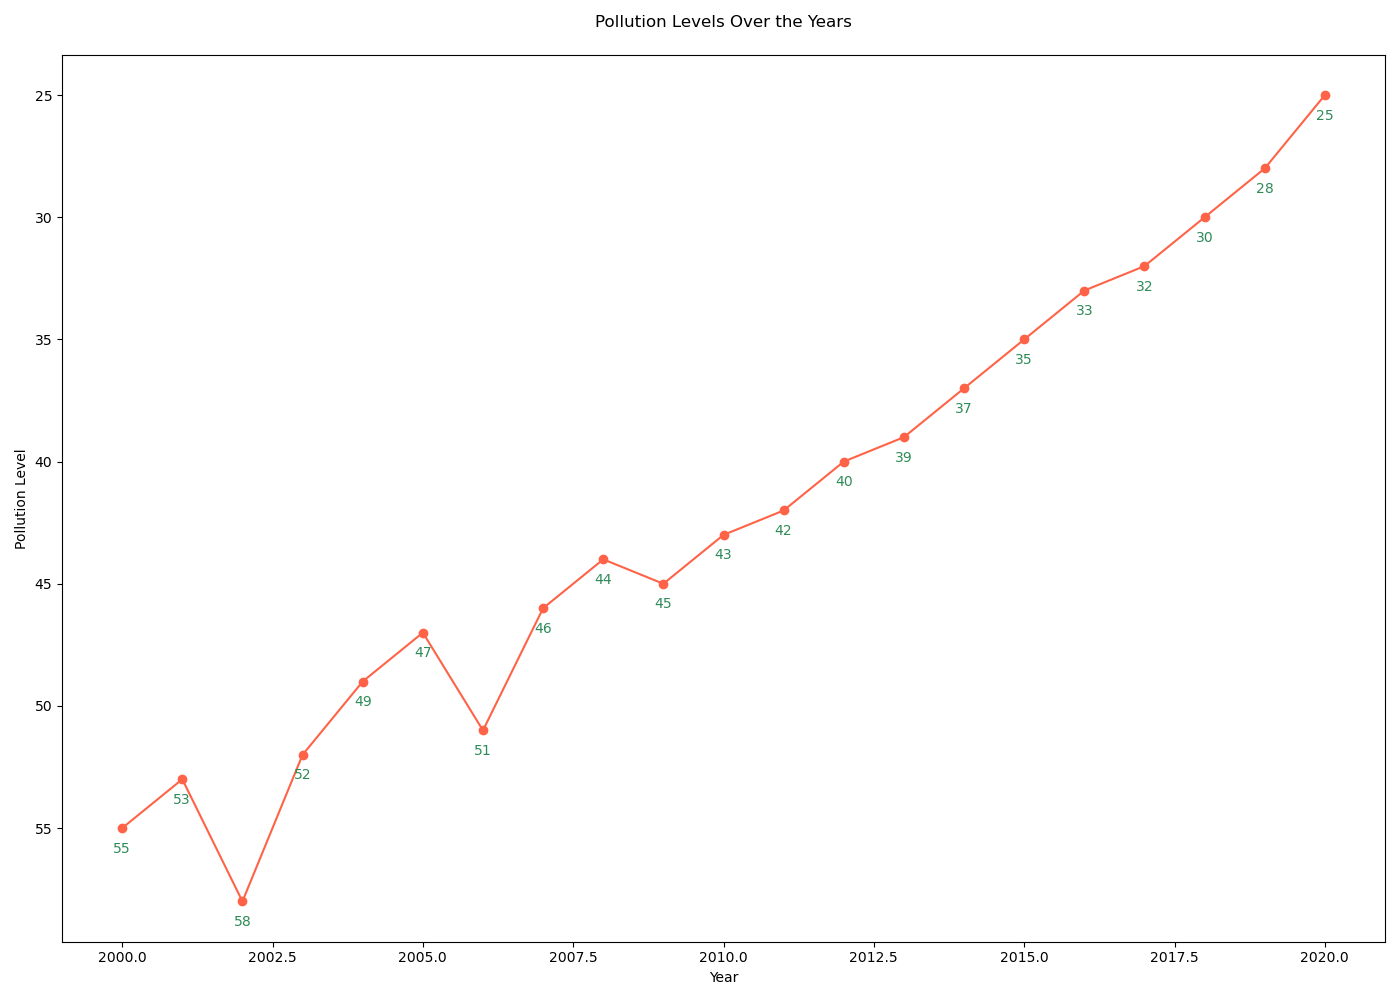

The script that drew this image:

import matplotlib.pyplot as plt

years = [
    2000, 2001, 2002, 2003, 2004, 2005,
    2006, 2007, 2008, 2009, 2010, 2011,
    2012, 2013, 2014, 2015, 2016, 2017,
    2018, 2019, 2020
]
pollution_level = [
    55, 53, 58, 52, 49, 47,
    51, 46, 44, 45, 43, 42,
    40, 39, 37, 35, 33, 32,
    30, 28, 25
]

plt.figure(figsize=(14, 10))
plt.plot(years, pollution_level, marker='o', color="#FF6347")

for year, level in zip(years, pollution_level):
    plt.text(year, level + 1, f'{level}', ha='center', color='#2E8B57')

plt.title("Pollution Levels Over the Years", pad=20)
plt.xlabel("Year")
plt.ylabel("Pollution Level")
plt.gca().invert_yaxis()

plt.tight_layout()
plt.show()
